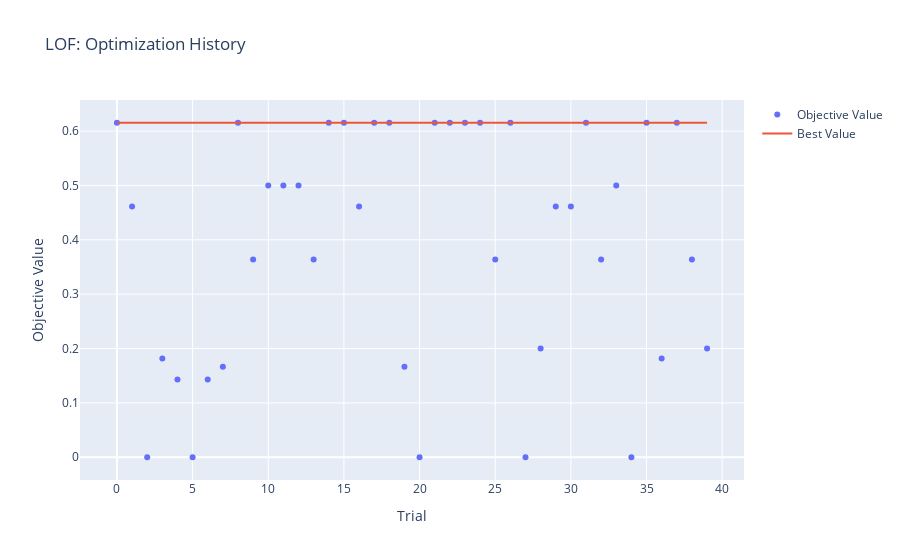
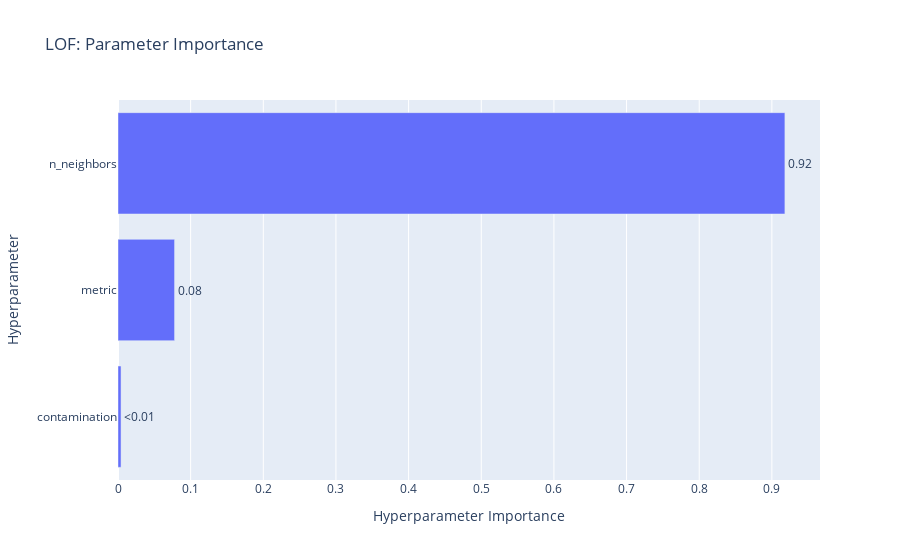

Write notebook code for charts like these, in order.
### Code cell
# Visualize Optuna optimization (LOF)
fig_history = plot_optimization_history(study_lof)
fig_history.update_layout(title="LOF: Optimization History")
fig_history.write_html(REPORTS_DIR / '04_lof_optimization_history.html')
fig_history.show()

fig_importance = plot_param_importances(study_lof)
fig_importance.update_layout(title="LOF: Parameter Importance")
fig_importance.write_html(REPORTS_DIR / '04_lof_param_importance.html')
fig_importance.show()

print(f"✅ Saved optimization visualizations to {REPORTS_DIR}")

### Figure 1 — Plotly figure (JSON) as saved in the notebook; plotly's stock layout.template omitted (floating-point values rounded to 4 significant figures)
{"data": [{"mode": "markers", "name": "Objective Value", "type": "scatter", "x": [0, 1, 2, 3, 4, 5, 6, 7, 8, 9, 10, 11, 12, 13, 14, 15, 16, 17, 18, 19, 20, 21, 22, 23, 24, 25, 26, 27, 28, 29, 30, 31, 32, 33, 34, 35, 36, 37, 38, 39], "y": [0.6154, 0.4615, 0, 0.1818, 0.1429, 0, 0.1429, 0.1667, 0.6154, 0.3636, 0.5, 0.5, 0.5, 0.3636, 0.6154, 0.6154, 0.4615, 0.6154, 0.6154, 0.1667, 0, 0.6154, 0.6154, 0.6154, 0.6154, 0.3636, 0.6154, 0, 0.2, 0.4615, 0.4615, 0.6154, 0.3636, 0.5, 0, 0.6154, 0.1818, 0.6154, 0.3636, 0.2]}, {"mode": "lines", "name": "Best Value", "type": "scatter", "x": [0, 1, 2, 3, 4, 5, 6, 7, 8, 9, 10, 11, 12, 13, 14, 15, 16, 17, 18, 19, 20, 21, 22, 23, 24, 25, 26, 27, 28, 29, 30, 31, 32, 33, 34, 35, 36, 37, 38, 39], "y": [0.6154, 0.6154, 0.6154, 0.6154, 0.6154, 0.6154, 0.6154, 0.6154, 0.6154, 0.6154, 0.6154, 0.6154, 0.6154, 0.6154, 0.6154, 0.6154, 0.6154, 0.6154, 0.6154, 0.6154, 0.6154, 0.6154, 0.6154, 0.6154, 0.6154, 0.6154, 0.6154, 0.6154, 0.6154, 0.6154, 0.6154, 0.6154, 0.6154, 0.6154, 0.6154, 0.6154, 0.6154, 0.6154, 0.6154, 0.6154]}, {"marker": {"color": "#cccccc"}, "mode": "markers", "name": "Infeasible Trial", "showlegend": false, "type": "scatter", "x": [], "y": []}], "layout": {"title": {"text": "LOF: Optimization History"}, "xaxis": {"title": {"text": "Trial"}}, "yaxis": {"title": {"text": "Objective Value"}}}}

### Figure 2 — Plotly figure (JSON) as saved in the notebook; plotly's stock layout.template omitted (floating-point values rounded to 4 significant figures)
{"data": [{"cliponaxis": false, "hovertemplate": ["contamination (FloatDistribution): 0.004181479494570978<extra></extra>", "metric (CategoricalDistribution): 0.0778693134126142<extra></extra>", "n_neighbors (IntDistribution): 0.9179492070928147<extra></extra>"], "name": "Objective Value", "orientation": "h", "text": ["<0.01", "0.08", "0.92"], "textposition": "outside", "type": "bar", "x": [0.004181, 0.07787, 0.9179], "y": ["contamination", "metric", "n_neighbors"]}], "layout": {"title": {"text": "LOF: Parameter Importance"}, "xaxis": {"title": {"text": "Hyperparameter Importance"}}, "yaxis": {"title": {"text": "Hyperparameter"}}}}
